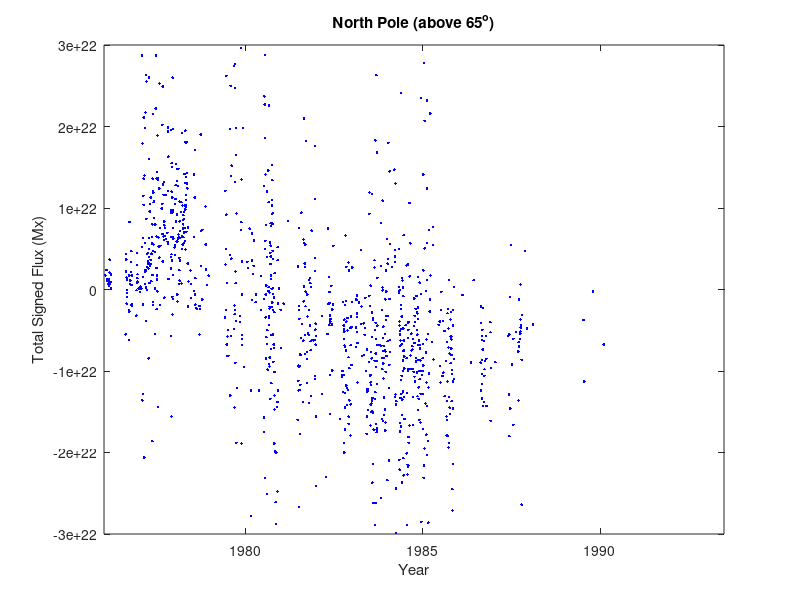
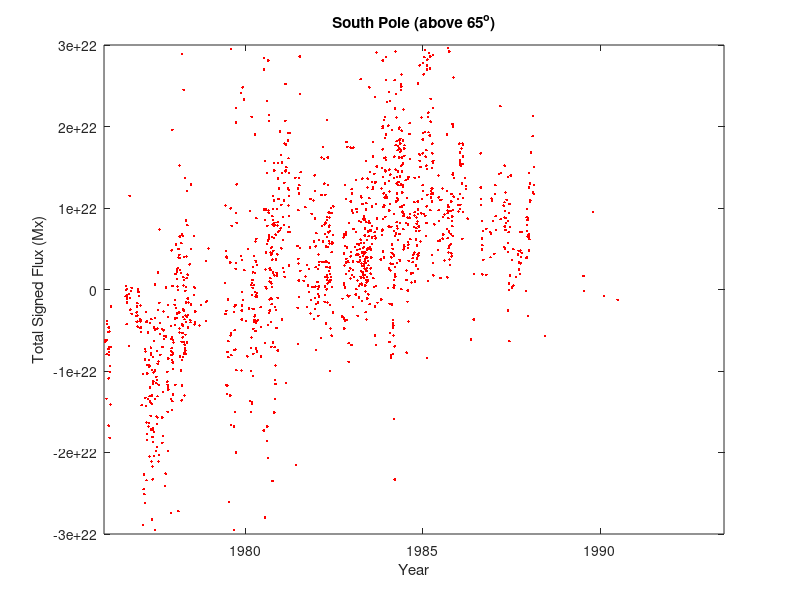

Write the MATLAB code that produced these figures, in order.

clear;

Data = csvread('1PF_data1976-01-13_1993-04-09.csv');

%Date calculations
Y = Data(:,2);
M = Data(:,3);
D = Data(:,4);


date = datenum(Y,M,D);  %Day after christ
date2 = Y + (date-datenum(Y,1,1))./(datenum(Y+1,1,1)-datenum(Y,1,1));   %Fractional Year


%Plotting Northern hemisphere
figure(1)
plot(date2,Data(:,11),'b.')
xlim([1976 1993.5])
ylim([-1 1]*3e22)
xlabel('Year')
ylabel('Total Signed Flux (Mx)')
title('North Pole (above 65^o)')

%Plotting Southern hemisphere
figure(2)
plot(date2,Data(:,20),'r.')
xlim([1976 1993.5])
ylim([-1 1]*3e22)
xlabel('Year')
ylabel('Total Signed Flux (Mx)')
title('South Pole (above 65^o)')



